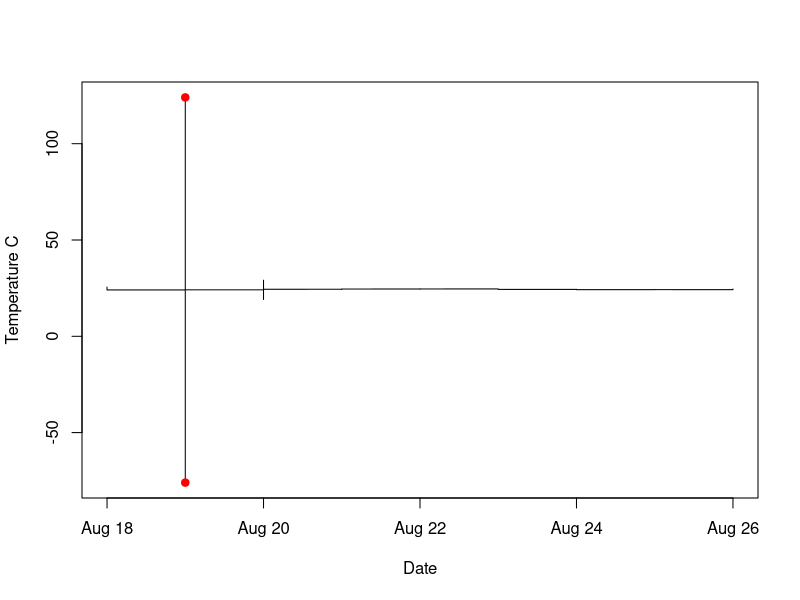

Here is the R script that generated this plot:
## ---- chunk 1
library(dplyr)
j_test <- read.csv("data/sample_corrupted_data.csv",
                   stringsAsFactors = FALSE)

j_test <- j_test %>%
  select(Station, sampleDateTime, Temperature_C) %>%
  filter(Station == "CB") 

j_test <- j_test[1:1000,] 
## ---- chunk 2

numeric_range_checker <- function(dat,
                                  parms,
                                  ...) {
  # Description: checks the range to determine within acceptible realistic ranges, 
  # specified by user (e.g., relative humidity must be between 0 and 100, range of 
  # callibrated temperatures). 
  
  # Inputs: dat a data.frame with 
  # Returns: 0 = pass; 1 = fail; -1 = cannot be used
  # Tests: range_test1, range_test2
  # Examples: 
  # parms <- data.frame()
  # numeric_range_checker(dat = range_test1, 
  #                       parms = parms)
  # Team members: Celeste
  
  if(!("range_checks" %in% names(parms))) 
    stop("range_checks must be a column in parms table")
  if( length(parms$range_checks) != 2 ) 
    stop("range_checks must be a length 2 with a lower and upper bound")
  
  if( parms$range_checks[1] >= parms$range_checks[2] ) 
    stop("lower bound of range_checks must be less than upper bound")
  
  if (!is.numeric(dat$values)) {
    attr(dat, "range_fails") <- rep(-1, length(dat$values))
  } else {
    lower_lim <- parms$range_checks[1]
    upper_lim <- parms$range_checks[2]
    
    attr(dat, "range_fails") <- which( ( dat$values < lower_lim) | (dat$values > upper_lim)  )
  }
  return(dat)
}

## ---- chunk 3

# Test data
set.seed(42)
t <- 1:300
values <- 25 * sin(t) + rnorm(length(t), 0, 10)
dates <- seq.Date(as.Date("2017-01-01"), by = "day", length.out = length(t))
range_test1 <- data.frame(dates = dates, 
                          values = values)
print("test data")
print(head(range_test1))

# Parms magnitude between -40 and 40
parms <- data.frame(range_checks = c(-40, 40))
print(parms)

# Test it
test1 <- numeric_range_checker(dat = range_test1, 
                               parms = parms)

# Result (TRUE???)
print(all.equal(attributes(test1)$range_fails, 
          c(18, 36, 246, 269, 300)) )
## ---- chunk 4

test1$range_fails <- 0
test1$range_fails[attributes(test1)$range_fails] <- 1

print(paste0( round(100*sum(test1$range_fails)/nrow(test1), 2), "% of rows contained errors"))

## ---- chunk 5
numeric_spike_checker <- function(x, spike_min = NA, verbose = FALSE) {
  # Description: Tests for spikes in data
  # Inputs: vector to be tested, optional threshold for how large a spike 
  # must be, verbose = TRUE/FALSE
  # Returns: result contains 0 for no spike, 1 for spike detected and -1 
  # for test could not be performed.  If verbose is selected,  the 
  # threshold value and a summary of the frequency of the codes is printed. 
  # # Team members: John, Patrick, Kaelin
  
  # if spike_min isn't specified, try to define a spike minimum based on 
  # the variance of the data stream. Default is 1.96 * standard deviation
  # of the sequential differences
  # NOTE if the default step is used, about 5% of the data will be flagged
  # even if there are no real problems with the data
  spike_min <- ifelse(is.na(spike_min), 
                      (1.96 * sd(diff(x, lag=1), na.rm=TRUE)), 
                      spike_min)
  # use 3 element moving window to detect spikes
  lag1 <- c(NA, head(x, -1)) # lag-1
  lag_minus1 <- c(tail(x, -1), NA) # lag+1
  s <- cbind(lag1, lag_minus1, x)
  #calculate the median
  median_vec <- apply(s[, c("lag1", "lag_minus1", "x")], 1, median)
  is_spike_val<- ((abs(x - median_vec) > spike_min) 
                  & (!is.na(lag1)) & (!is.na(lag_minus1)))
  result <- ifelse(is_spike_val, 1, 0)
  result <- ifelse(is.na(result), -1, result)
  if(verbose) {
    print(paste0("Looking for jumps or drops in the data > ",
                 spike_min))
    print("Frequency of result codes:")
    print(summary(as.factor(result)))
  }
  return(result)
}


## ---- chunk 6

out <- numeric_spike_checker(j_test$Temperature_C,
                             spike_min = 10, 
                             verbose = TRUE)

attr(j_test, "check_spikes") <- out

plot(as.Date(j_test$sampleDateTime), j_test$Temperature_C, type = "l",
     xlab = "Date",
     ylab = "Temperature C")
points(as.Date(j_test$sampleDateTime[which(out == 1)]),
       j_test$Temperature_C[which(out == 1)],
       col = "red", pch = 19)

